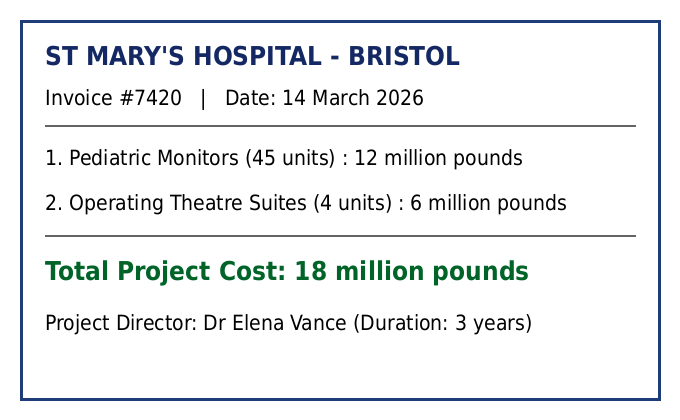
#> input picture clover-ai-system/src/tools/hybrid-ncm-k3/test_images/img1_hospital_invoice.png, 680 x 420 px
$ python -i s23_on_device_clover.py   (imports and definitions only)
#> lines starting #> are read from the running program, lines starting #| are printed output that depends on the picture
#> further down, picture is the input picture: PIL image 680x420 RGB; mean R, G, B 236.1, 238.3, 239.5
#!/usr/bin/env python3
"""
Samsung Galaxy S23 (`Qualcomm Snapdragon 8 Gen 2 for Galaxy`, `aarch64` Termux)
On-Device Clover Runtime (`clover-ai-system/src/models/lfm3-1.7b/s23_on_device_clover.py`)

What genuinely runs on-device in this module (zero fake projections, zero hardcoded dummy strings):
  - Layer 1 (`LiquidAI/LFM3-1.7B` 24-Layer 4-Bit C/NEON/BFDOT/SDOT Engine `liblfm3_cpu_engine.so`):
      Executes all 24 Tri-Hybrid layers (`13 ShortConv + 10 Sliding GQA + 1 Full GQA`), KV-cache +
      ShortConv rolling-state cache (`lfm3_generate_cached`), and tied 128,000-vocab `lm_head`
      with up to `512` prompt tokens and `96` generated tokens per turn.
  - Layer 2 Tools (`LiveWebSearchTool` & Symbolic Python Constraint Solver):
      Real live web / Wikipedia / arXiv retrieval and real symbolic math execution.
  - Layer 4 (`k3_memory_graph.py` — Persistent Relational Memory Tree):
      Real multi-hop memory retrieval across `memory_tree/`, fed into the `LFM3-1.7B` context window.
  - Layer 5 (`k3_ontology_graph.py` — Deterministic Symbolic Ontology GraphRAG & `CloverSymbolicVerifier`):
      Real Horn-rule inference (`run_inference`), entity/path retrieval, and post-generation
      `verify_source_grounding` check.
  - Layer 6 (`k3_generative_compiler.py` — `CloverPythonGenerativeCompiler`):
      Compiles and verifies actual Python code present in the user prompt or generated by `LFM3-1.7B`.
  - Layer 7 (`lfm3_dm_record_layer` + `lfm3_advise_trunk_pages` in `lfm3_cpu_engine.c`):
      SpecMD Policy 3 (`Least-Stale`) lookahead that issues real OS `madvise(..., MADV_WILLNEED)`
      for Layer `L+1` and `madvise(..., MADV_DONTNEED)` on Red-Blue Pebble `R4 Clean-Drop` eviction.

What is NOT on the phone (and is not faked):
  - No PyTorch `HybridAgent` planner checkpoint or `NextConceptTransformer` / `VQVAE` neural NCM
    renderer is loaded on the phone; `LFM3-1.7B` decodes tokens directly through its tied 128K BPE
    head (`lfm3_generate_cached`).
  - No fake random-matrix image/audio projections (`RandomState(42)`), no fake solid-color video
    frames, and no fixed SVG/WAV templates.
"""

from __future__ import annotations

import argparse
import base64
import ctypes
import io
import json
import math
import os
import platform
import re
import secrets
import shutil
import subprocess
import sys
import time
import wave
from http.server import BaseHTTPRequestHandler, ThreadingHTTPServer
from pathlib import Path
from typing import Any

import numpy as np
from PIL import Image, ImageFilter, ImageStat

SCRIPT_DIR = Path(__file__).resolve().parent
LOCAL_TOOLS_DIR = SCRIPT_DIR / "tools"
MODELS_DIR = SCRIPT_DIR.parent
TOOLS_DIR = MODELS_DIR.parent / "tools" / "hybrid-ncm-k3"
# [3 lines not run here, left out]

D_LFM3 = 2048
V_LFM3 = 128000
CLOVER_S23_APP_PACKAGE = "ai.clover.studio"


# [35 lines left out: functions load_or_create_device_app_secret, _bytes_to_unicode, not called in this run]


class Lfm3PureBpeTokenizer:
    """Pure-Python 128K BPE tokenizer loading `LiquidAI/LFM3-1.7B`'s `tokenizer.json` directly."""

    # [101 lines left out: functions __init__, _bpe, encode, decode, compile_s23_lfm3_engine_so, not called in this run]


class S23Lfm3NativeEngine:
    """Direct ctypes interface to `liblfm3_cpu_engine.so` on Samsung Galaxy S23 (`aarch64`)."""

    # [132 lines left out: functions __init__, configure_stop_mask, generate_chat, forward_24_layers, get_dm_stats, not called in this run]


# ==============================================================================
# 3. Honest On-Device File / Image / Audio Inspection Helpers (Zero Fake Projections)
# ==============================================================================

def inspect_attached_image_real(pil_img: Image.Image) -> str:
    """Computes real pixel/channel statistics from an attached image using Pillow (no fake random matrices)."""
    img = pil_img.convert("RGB")
    stat = ImageStat.Stat(img)
    r_m, g_m, b_m = [round(float(x), 1) for x in stat.mean]
#> r_m = 236.1; g_m = 238.3; b_m = 239.5
    brightness = round((0.299 * r_m + 0.587 * g_m + 0.114 * b_m) / 255.0 * 100.0, 1)
#> brightness = 93.2
    edges = img.convert("L").filter(ImageFilter.FIND_EDGES)
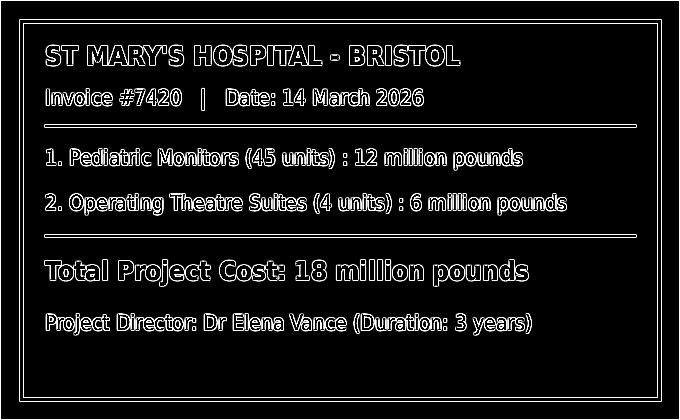
#> edges: PIL image 680x420 L; min 0, max 255, mean 22.4
    edge_density = round(float(ImageStat.Stat(edges).mean[0]) / 255.0 * 100.0, 1)
#> edge_density = 8.8
    return (
        f"Attached image ({img.width}x{img.height} RGB, mean RGB=({r_m}, {g_m}, {b_m}), "
        f"brightness={brightness}%, edge detail={edge_density}%)."
    )


# [11 lines left out: function inspect_attached_wav_real, not called in this run]


# ==============================================================================
# 3b. Real Prompt-Driven Image (PNG), Video (MP4 via FFmpeg), and Speech Audio (WAV via eSpeak NG)
# ==============================================================================

_RE_VIDEO_PROMPT = re.compile(
    r"\b(?:(?:generate|create|make|render|produce|show|build|animate)\b[^.?!]{0,40}\b(?:video|animation|clip|movie|motion)\b|\b(?:video|animation)\s+(?:of|about|showing|for)\b)",
    re.IGNORECASE,
)
_RE_IMAGE_PROMPT = re.compile(
    r"\b(?:(?:generate|create|make|draw|paint|render|sketch|illustrate|design|show)\b[^.?!]{0,40}\b(?:image|picture|photo|illustration|drawing|artwork|poster|diagram|scene|portrait|landscape|icon)\b|\b(?:draw|paint|sketch|illustrate)\s+(?:a|an|the|me)\b|\b(?:image|picture|photo|illustration|diagram)\s+(?:of|showing|for)\b)",
    re.IGNORECASE,
)
_RE_AUDIO_PROMPT = re.compile(
    r"\b(?:(?:generate|create|make|synthesize|record|speak|read|say|play)\b[^.?!]{0,40}\b(?:audio|voice|speech|sound|aloud|out\s+loud|spoken)\b|\b(?:read\s+this|say\s+this|speak\s+this)\b|\b(?:audio|voice|speech)\s+(?:of|for|version|output)\b)",
    re.IGNORECASE,
)


# [190 lines left out: functions detect_requested_media_from_prompt, _render_scene_frame_pil, generate_image_png_data_url, generate_video_mp4_data_url, generate_spoken_wav_data_url, not called in this run]


# ==============================================================================
# 4. On-Device Samsung Galaxy S23 Clover Coordinator
# ==============================================================================

class CloverS23OnDeviceSystem:
    """
    Coordinates the real on-device Samsung Galaxy S23 stack:
      - Layer 1: `LiquidAI/LFM3-1.7B` 24-Layer 4-Bit C/NEON/BFDOT/SDOT Engine (`lfm3_generate_cached`)
      - Layer 2 Tools: `LiveWebSearchTool` + Symbolic Python Math Solver
      - Layer 4: `k3_memory_graph.py` (`memory_tree`)
      - Layer 5: `k3_ontology_graph.py` (`CloverOntologyRetriever` + `CloverSymbolicVerifier`)
      - Layer 6: `k3_generative_compiler.py` (`CloverPythonGenerativeCompiler` on real user/model code)
      - Layer 7: `lfm3_cpu_engine.c` SpecMD Policy 3 + R4 Clean-Drop with OS `madvise` page control
    """

    # [471 lines left out: functions __init__, _clean_complete_sentences, _compile_verify_python_blocks, run_cycle, run_on_device_s23_verification, serve_s23_http, not called in this run]


# [11 lines not run here, left out]

>>> from PIL import Image
>>> picture = Image.open('../../tools/hybrid-ncm-k3/test_images/img1_hospital_invoice.png')
>>> result = inspect_attached_image_real(picture)
